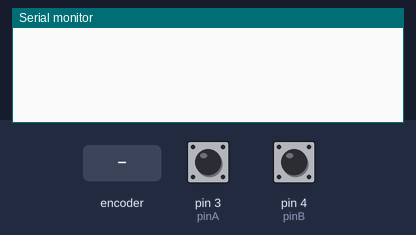
Simulated run of this sketch. Board: Arduino Uno, built with avr-gcc and run on an emulated ATmega328P. On the bench: the last lines printed to the serial monitor. Inputs (shaded band) come from the test bench; at power-on: pin 3 (pinA) HIGH, pin 4 (pinB) HIGH.

Above: at 1.2 s.
1.3 s: rotary encoder on pin 3 (pinA) / pin 4 (pinB) turned 1 step (first pin leading)
At 2.6 s:
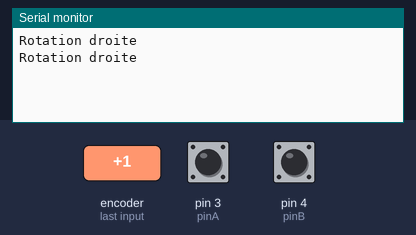
3.0 s: rotary encoder on pin 3 (pinA) / pin 4 (pinB) turned 2 steps (second pin leading)
At 3.7 s:
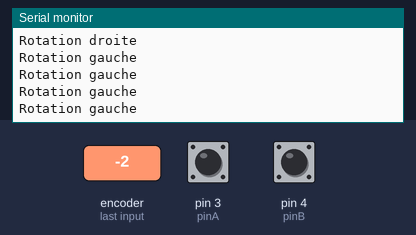

Measured:
- after the input at 1.3 s, the serial monitor: prints a new line at once (image 1)
- after the input at 3.0 s, the serial monitor: prints a new line at once (image 2)

The sketch:

encodeur.ino
```cpp
#define pinA 3
#define pinB 4

int lastStateA;

void setup() {
  pinMode(pinA, INPUT_PULLUP);
  pinMode(pinB, INPUT_PULLUP);
  Serial.begin(9600);
  lastStateA = digitalRead(pinA);
}

void loop() {
  int stateA = digitalRead(pinA);
  if (stateA != lastStateA) {
    if (digitalRead(pinB) != stateA) {
      Serial.println("Rotation droite");
    } else {
      Serial.println("Rotation gauche");
    }
  }
  lastStateA = stateA;
}
```
